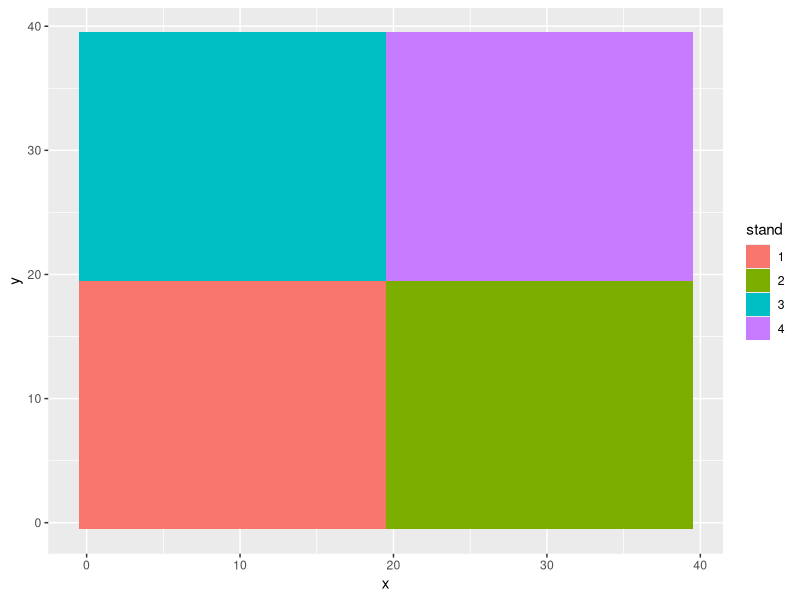
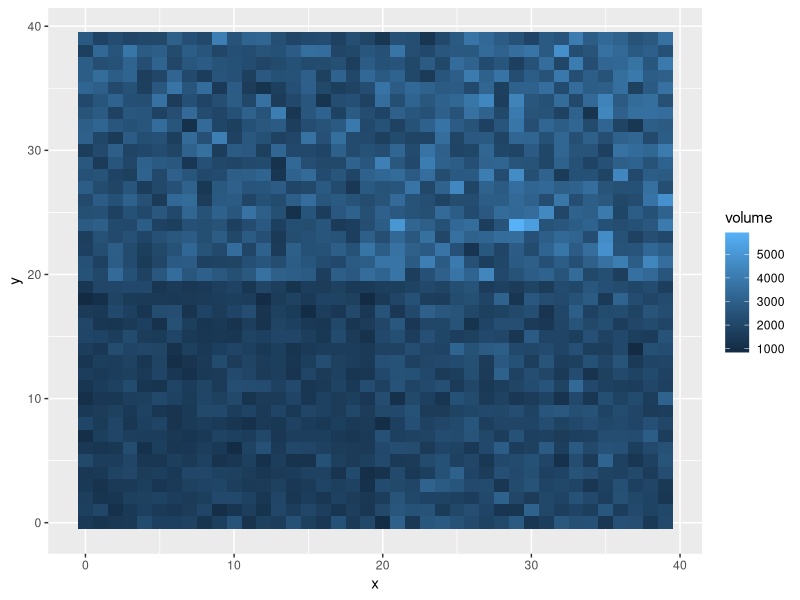
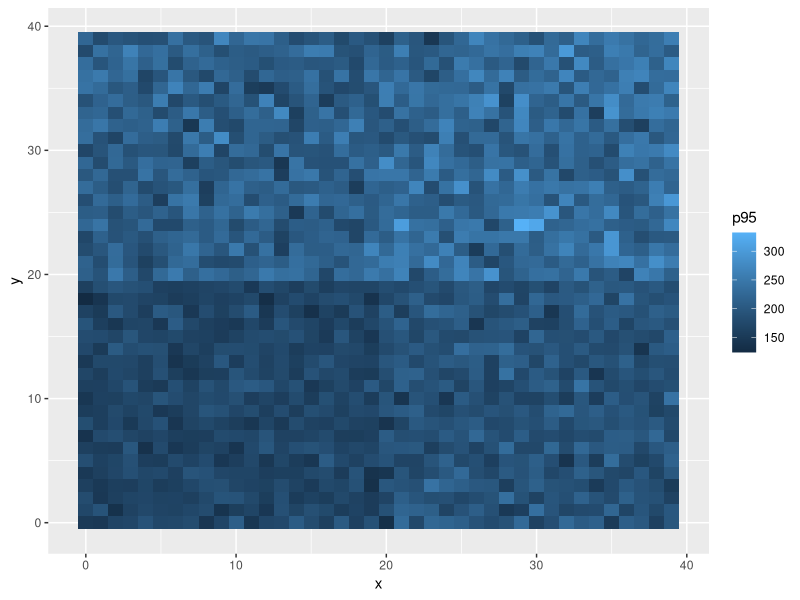
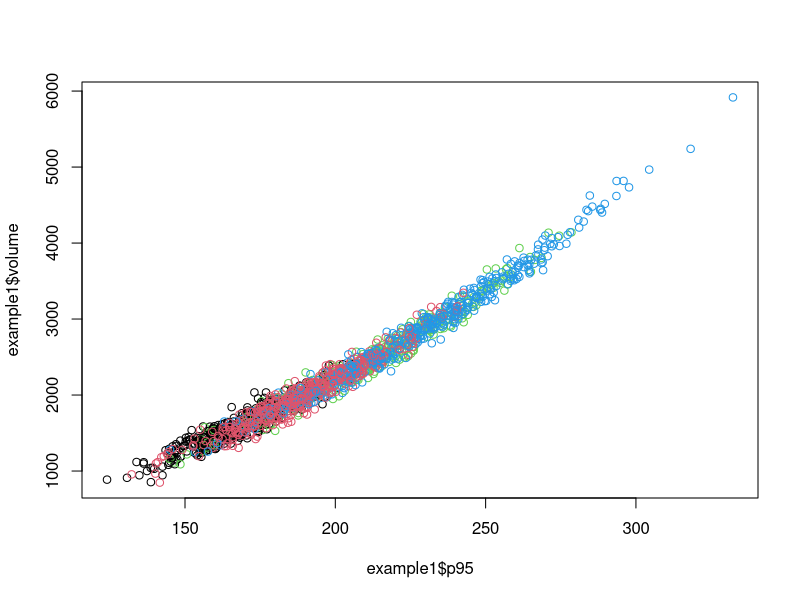
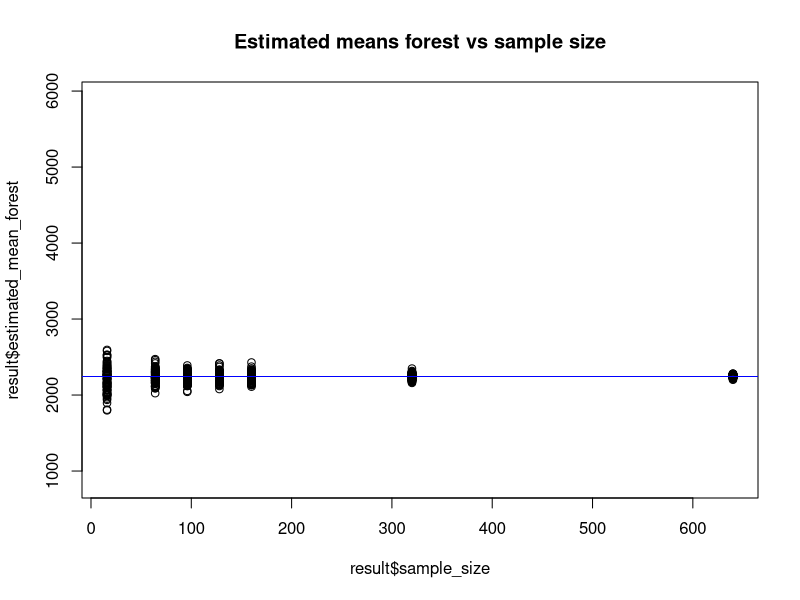
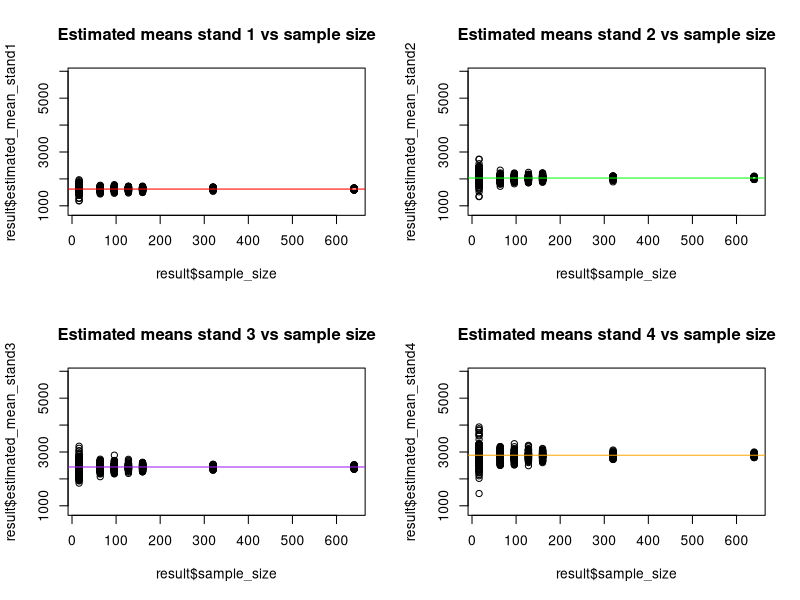
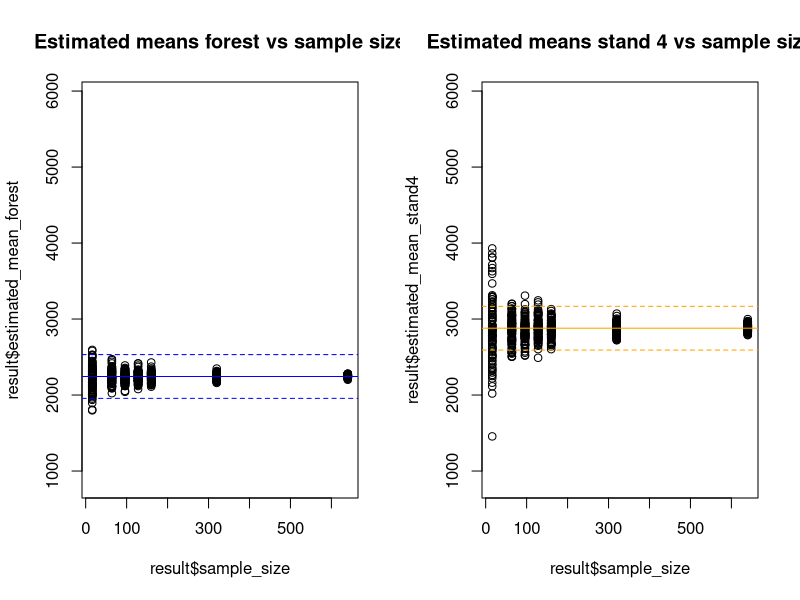
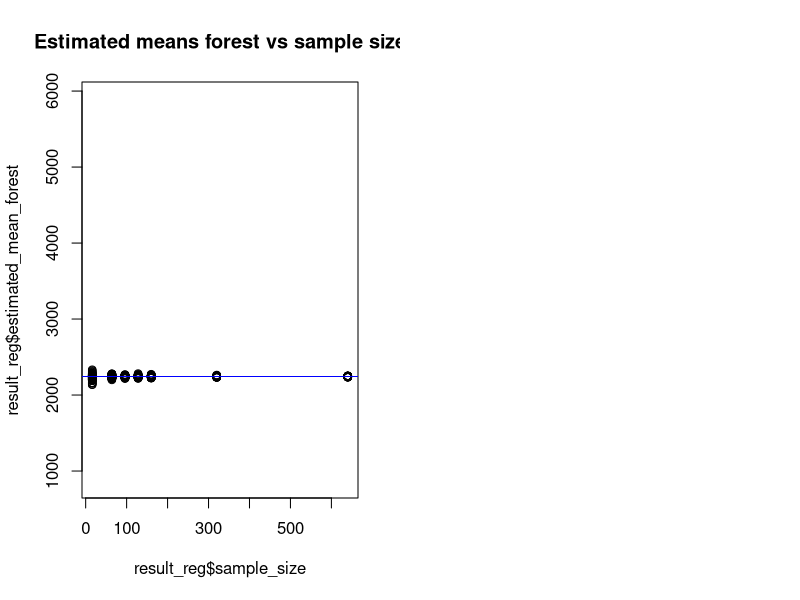

Write R code to recreate these figures, in order.
## ---- chunk 1
library(ggplot2)
example1 <- read.csv("example1.csv")

#PLACEHOLDER
# paste here

example1$stand <- factor(example1$stand)
ggplot(example1,aes(x=x,y=y,fill=stand)) + geom_tile()
ggplot(example1,aes(x=x,y=y,fill=volume)) + geom_tile()
ggplot(example1,aes(x=x,y=y,fill=p95)) + geom_tile()
plot(example1$p95,example1$volume,col=example1$stand)
## ---- chunk 2
true_mean_forest <- mean(example1$volume)
true_mean_stand1 <- mean(example1$volume[example1$stand==1])
true_mean_stand2 <- mean(example1$volume[example1$stand==2])
true_mean_stand3 <- mean(example1$volume[example1$stand==3])
true_mean_stand4 <- mean(example1$volume[example1$stand==4])
print("True mean")
true_mean_forest
print("True mean stand 1")
true_mean_stand1
print("True mean stand 2")
true_mean_stand2
print("True mean stand 3")
true_mean_stand3
print("True mean stand 4")
true_mean_stand4
range_volume <- range(example1$volume)

## ---- chunk 3
repeats <- 100
sample_sizes <- c(16, 64, 96, 128, 160, 320, 640 )
result <- data.frame(rep=c(),sample_size=c(),
                      estimated_mean_forest=c(),
                      estimated_mean_stand1 = c(),
                      estimated_mean_stand2 = c(),
                      estimated_mean_stand3 = c(),
                      estimated_mean_stand4=c())
cont <- 1
for(i in 1:repeats){
  for(j in sample_sizes){
    # get a sample of the indices of the data
    my_sample<- sample(dim(example1)[1],j,replace = FALSE)
    # subset the forest
    sampled_data <- example1[my_sample,]
    # store the rep and sample size
    result[cont,"rep"]<-i
    result[cont,"sample_size"]<-j
    # calculate the sample means for the forest and each stand
    result[cont,"estimated_mean_forest"]<-mean(sampled_data$volume)
    result[cont,"estimated_mean_stand1"]<-mean(sampled_data$volume[sampled_data$stand==1])
    result[cont,"estimated_mean_stand2"]<-mean(sampled_data$volume[sampled_data$stand==2])
    result[cont,"estimated_mean_stand3"]<-mean(sampled_data$volume[sampled_data$stand==3])
    result[cont,"estimated_mean_stand4"]<-mean(sampled_data$volume[sampled_data$stand==4])
    # pass to next iteration
    cont <- cont+1
  }
}
# Store the pre-calculated true values
result$true_mean_forest<-true_mean_forest
result$true_mean_stand1 <- true_mean_stand1
result$true_mean_stand2 <- true_mean_stand2 
result$true_mean_stand3 <- true_mean_stand3 
result$true_mean_stand4 <- true_mean_stand4

## ---- chunk 4

plot(result$sample_size,result$estimated_mean_forest,ylim=range_volume,
      main="Estimated means forest vs sample size")
abline(true_mean_forest,0,col="blue")
par(mfrow=c(2,2))
plot(result$sample_size,result$estimated_mean_stand1,ylim=range_volume,
      main="Estimated means stand 1 vs sample size")
abline(true_mean_stand1,0,col="red")
plot(result$sample_size,result$estimated_mean_stand2,ylim=range_volume,
      main="Estimated means stand 2 vs sample size")
abline(true_mean_stand2,0,col="green")
plot(result$sample_size,result$estimated_mean_stand3,ylim=range_volume,
      main="Estimated means stand 3 vs sample size")
abline(true_mean_stand3,0,col="purple")
plot(result$sample_size,result$estimated_mean_stand4,ylim=range_volume,
      main="Estimated means stand 4 vs sample size")
abline(true_mean_stand4,0,col="orange")

par(mfrow=c(1,2))
plot(result$sample_size,result$estimated_mean_forest,ylim=range_volume,
     main="Estimated means forest vs sample size")
abline(true_mean_forest,0,col="blue")
abline(true_mean_forest+0.1*true_mean_stand4,0,col="blue",lty=2)
abline(true_mean_forest-0.1*true_mean_stand4,0,col="blue",lty=2)
plot(result$sample_size,result$estimated_mean_stand4,ylim=range_volume,
      main="Estimated means stand 4 vs sample size")
abline(true_mean_stand4,0,col="orange")
abline(true_mean_stand4+0.1*true_mean_stand4,0,col="orange",lty=2)
abline(true_mean_stand4-0.1*true_mean_stand4,0,col="orange",lty=2)

## ---- chunk 5
repeats <- 100
sample_sizes <- c(16, 64, 96, 128, 160, 320, 640 )
result_reg <- data.frame(rep=c(),sample_size=c(),
                      estimated_mean_forest=c(),
                      estimated_mean_stand1 = c(),
                      estimated_mean_stand2 = c(),
                      estimated_mean_stand3 = c(),
                      estimated_mean_stand4=c())
cont <- 1
for(i in 1:repeats){
  for(j in sample_sizes){
    # get a sample of the indices of the data
    my_sample_reg<- sample(dim(example1)[1],j,replace = FALSE)
    # subset the forest and obtain the sample fit using OLS (lm function)
    sampled_data_reg <- example1[my_sample_reg,]
    model_forest <- lm(volume~p95,data = sampled_data_reg)
    # calculate the regression estimator
    media_reg_forest <- mean(predict(model_forest,example1)) + mean(model_forest$residuals)
    
    # now we will create subsamples for stands, obtain subsample fits for the stand and apply 
    # the regression estimator
    stand1 <- sampled_data_reg[sampled_data_reg$stand==1,]
    media_reg_stand1 <- try({
      model_stand1 <- lm(volume~p95, data=stand1)
      mean(predict(model_stand1,example1[example1$stand==1,]))+ mean(model_stand1$residuals)
    })
    if(inherits(media_reg_stand1,"try-error")){
      media_reg_stand1<-NA
    }
    # repeat for stand 2
    stand2 <- sampled_data_reg[sampled_data_reg$stand==2,]
    media_reg_stand2 <- try({
      model_stand2 <- lm(volume~p95, data=stand2)
      mean(predict(model_stand2,example1[example1$stand==2,])) + mean(model_stand2$residuals)
    })
    # bypass very low stand sample size
    if(inherits(media_reg_stand2,"try-error")){
      media_reg_stand2<-NA
    }
    # repeat for stand 3
    stand3 <- sampled_data_reg[sampled_data_reg$stand==3,]
    media_reg_stand3 <- try({
      model_stand3 <- lm(volume~p95, data=stand3)
      mean(predict(model_stand3,example1[example1$stand==3,])) + mean(model_stand3$residuals)
    })
    # bypass very low stand sample size
    if(inherits(media_reg_stand3,"try-error")){
      media_reg_stand3<-NA
    }
    
    # repeat for stand 4
    stand4 <- sampled_data_reg[sampled_data_reg$stand==4,]
    media_reg_stand4 <- try({
      model_stand4 <- lm(volume~p95, data=stand4)
      mean(predict(model_stand4,example1[example1$stand==4,])) + mean(model_stand4$residuals)
    })
    # bypass very low stand sample size
    if(inherits(media_reg_stand4,"try-error")){
      media_reg_stand4<-NA
    }
    
    
    
    stand2 <- sampled_data_reg[sampled_data_reg$stand==2,]
    stand3 <- sampled_data_reg[sampled_data_reg$stand==3,]
    stand4 <- sampled_data_reg[sampled_data_reg$stand==4,]
    # store the rep and sample size
    result_reg[cont,"rep"]<-i
    result_reg[cont,"sample_size"]<-j
    # calculate the sample means for the forest and each stand
    result_reg[cont,"estimated_mean_forest"]<-media_reg_forest
    result_reg[cont,"estimated_mean_stand1"]<-media_reg_stand1
    result_reg[cont,"estimated_mean_stand2"]<-media_reg_stand2
    result_reg[cont,"estimated_mean_stand3"]<-media_reg_stand3
    result_reg[cont,"estimated_mean_stand4"]<-media_reg_stand4
    # pass to next iteration
    cont <- cont+1
  }
}
# Store the pre-calculated true values
result_reg$true_mean_forest<-true_mean_forest
result_reg$true_mean_stand1 <- true_mean_stand1
result_reg$true_mean_stand2 <- true_mean_stand2 
result_reg$true_mean_stand3 <- true_mean_stand3 
result_reg$true_mean_stand4 <- true_mean_stand4
## ---- chunk 6
plot(result_reg$sample_size,result_reg$estimated_mean_forest,ylim=range_volume,
      main="Estimated means forest vs sample size")
abline(true_mean_forest,0,col="blue")
par(mfrow=c(2,2))
plot(result_reg$sample_size,result_reg$estimated_mean_stand1,ylim=range_volume,
      main="Estimated means stand 1 vs sample size")
abline(true_mean_stand1,0,col="red")
plot(result_reg$sample_size,result_reg$estimated_mean_stand2,ylim=range_volume,
      main="Estimated means stand 2 vs sample size")
abline(true_mean_stand2,0,col="green")
plot(result_reg$sample_size,result_reg$estimated_mean_stand3,ylim=range_volume,
      main="Estimated means stand 3 vs sample size")
abline(true_mean_stand3,0,col="purple")
plot(result_reg$sample_size,result_reg$estimated_mean_stand4,ylim=range_volume,
      main="Estimated means stand 4 vs sample size")
abline(true_mean_stand4,0,col="orange")

par(mfrow=c(1,2))
plot(result_reg$sample_size,result_reg$estimated_mean_forest,ylim=range_volume,
     main="Estimated means forest vs sample size")
abline(true_mean_forest,0,col="blue")
abline(true_mean_forest+0.1*true_mean_stand4,0,col="blue",lty=2)
abline(true_mean_forest-0.1*true_mean_stand4,0,col="blue",lty=2)
plot(result_reg$sample_size,result_reg$estimated_mean_stand4,ylim=range_volume,
      main="Estimated means stand 4 vs sample size")
abline(true_mean_stand4,0,col="orange")
abline(true_mean_stand4+0.1*true_mean_stand4,0,col="orange",lty=2)
abline(true_mean_stand4-0.1*true_mean_stand4,0,col="orange",lty=2)
## ---- chunk 7
par(mfrow=c(2,2))
plot(result_reg$sample_size,result_reg$estimated_mean_forest,ylim=range_volume,
     main="Regression estimator")
abline(true_mean_forest,0,col="blue")
abline(true_mean_forest+0.1*true_mean_forest,0,col="blue",lty=2)
abline(true_mean_forest-0.1*true_mean_forest,0,col="blue",lty=2)
plot(result$sample_size,result$estimated_mean_forest,ylim=range_volume,
     main="Sample mean")
abline(true_mean_forest+0.1*true_mean_forest,0,col="blue",lty=2)
abline(true_mean_forest-0.1*true_mean_forest,0,col="blue",lty=2)


plot(result_reg$sample_size,result_reg$estimated_mean_stand4,ylim=range_volume,
      main="Regression estimator")
abline(true_mean_stand4,0,col="orange")
abline(true_mean_stand4+0.1*true_mean_stand4,0,col="orange",lty=2)
abline(true_mean_stand4-0.1*true_mean_stand4,0,col="orange",lty=2)
plot(result_reg$sample_size,result_reg$estimated_mean_stand4,ylim=range_volume,
      main="Sample mean")
abline(true_mean_stand4,0,col="orange")
abline(true_mean_stand4+0.1*true_mean_stand4,0,col="orange",lty=2)
abline(true_mean_stand4-0.1*true_mean_stand4,0,col="orange",lty=2)
## ---- chunk 8
id <- 1:1600
x <- rep(0:39,each=40)
y <- rep(0:39,times=40)
stand <- (1+x%/%20) +2*(y%/%20)
p95 <- rnorm(1600,50,10+5*stand)
volume <- rnorm(1600,p95+0.05*p95^2+100*stand+50,60)
example1 <- data.frame(id=id,x=x,y=y,stand=stand,volume=volume, p95=p95)
## ---- chunk 9
example2 <- read.csv("example2.csv")
## ---- chunk 10
mean_vol_dist <- mean(25+6*example2$p95)
mean_vol_dist
plot(mean_vol_dist+c(-100:100)/10,
     dnorm(mean_vol_dist+c(-100:100)/10,
           mean=mean_vol_dist,
           130/sqrt(1600)),
     type="l",ylab="Probability density",xlab="Mean Volume")

## ---- chunk 11
par(mfrow=c(1,2))
plot(x=mean_vol_dist+c(-10000:10000)/10,xlim=c(0,600),
     y=dnorm(mean_vol_dist+c(-10000:10000)/10,
     mean=mean_vol_dist, 130),col="red",
     type="l",ylab="Probability density",xlab="Mean Volume",
     main="Single unit")
plot(x=mean_vol_dist+c(-10000:10000)/10,xlim=c(0,600),
     y=dnorm(mean_vol_dist+c(-10000:10000)/10,
     mean=mean_vol_dist, 130/sqrt(1600)),col="blue",
     type="l",ylab="Probability density",xlab="Mean Volume",
     main="Mean of all units")

## ---- chunk 12
example3 <- read.csv("example3.csv")
example3$stand <- factor(example3$stand)
ggplot(example3,aes(x=x,y=y,fill=stand)) + geom_tile()
plot(example3$p95,example3$volume,pch=20)
## ---- chunk 13
sampled <- example3[!is.na(example3$volume),]
unsampled <- example3[!is.na(example3$volume),]
## ---- chunk 14
model <- lm(volume~p95,data=sampled)
summary(model)
sigma_e <- summary(model)$sigma
sigma_e
plot(model)
## ---- chunk 15
# The prediction for the mean in the forest is obtained using the coefficients of the model fitted with the sample
predicted<-mean(predict(model,example3))
predicted
## ---- chunk 16
repeats <- 1000
differences <- data.frame(rep=c(),
                      true_mean_forest=c(),
                      true_mean_stand1 = c(),
                      true_mean_stand2 = c(),
                      true_mean_stand3 = c(),
                      pred_mean_forest=c(),
                      pred_mean_stand1 = c(),
                      pred_mean_stand2 = c(),
                      pred_mean_stand3 = c(),
                      mean_stand4=c(),
                      diff_mean_forest=c(),
                      diff_mean_stand1 = c(),
                      diff_mean_stand2 = c(),
                      diff_mean_stand3 = c(),
                      diff_mean_stand4=c())

for(i in 1:repeats){
  # create a copy of sampled and unsampled
  sampled_i <- sampled
  unsampled_i <- unsampled
  
  # generate values of volume according to the model
  sampled_i$volume <- predict(model,sampled_i) + 
    rnorm(dim(sampled_i)[1],0,sigma_e)
  unsampled_i$volume <- predict(model,unsampled_i) + 
    rnorm(dim(unsampled_i)[1],0,sigma_e)
  
  # merge the data in a single data frame for convenience
  population_i <- rbind(sampled_i,unsampled_i)
  # repeat the process of fitting the model parameters and calculating 
  # the mean for the population using the model coefficients
  model_i <- lm(volume~p95,sampled_i)
  population_i$prediction <- predict(model_i,population_i)
  predicted_i <- mean(population_i$prediction)
  
  
  mean_forest_i <- mean(population_i$volume)
  mean_stand1_i <- mean(population_i[population_i$stand==1,"volume"])
  mean_stand2_i <- mean(population_i[population_i$stand==2,"volume"])
  mean_stand3_i <- mean(population_i[population_i$stand==3,"volume"])
  mean_stand4_i<- mean(population_i[population_i$stand==4,"volume"])
  
  pred_mean_forest_i <- mean(population_i$prediction)
  pred_mean_stand1_i <- mean(population_i[population_i$stand==1,"prediction"])
  pred_mean_stand2_i <- mean(population_i[population_i$stand==2,"prediction"])
  pred_mean_stand3_i <- mean(population_i[population_i$stand==3,"prediction"])
  pred_mean_stand4_i <- mean(population_i[population_i$stand==4,"prediction"])
  
  # store the rep and sample size
  result_reg[cont,"rep"]<-i
  #Store the values of the true mean for the forest and the stands in each iteration
  result_reg[i,"true_mean_forest"]<-mean_forest_i
  result_reg[i,"true_mean_stand1"]<-mean_stand1_i
  result_reg[i,"true_mean_stand2"]<-mean_stand2_i
  result_reg[i,"true_mean_stand3"]<-mean_stand3_i
  result_reg[i,"true_mean_stand4"]<-mean_stand4_i
  
  # Store the predicted values for the mean for the forest (not the estimated mean)
  result_reg[i,"pred_mean_forest"]<-pred_mean_forest_i
  result_reg[i,"pred_mean_stand1"]<-pred_mean_stand1_i
  result_reg[i,"pred_mean_stand2"]<-pred_mean_stand2_i
  result_reg[i,"pred_mean_stand3"]<-pred_mean_stand3_i
  result_reg[i,"pred_mean_stand4"]<-pred_mean_stand4_i
  # calculate the sample means for the forest and each stand
  result_reg[i,"diff_mean_forest"]<-mean_forest_i-pred_mean_forest_i
  result_reg[i,"diff_mean_stand1"]<-mean_stand1_i-pred_mean_stand1_i
  result_reg[i,"diff_mean_stand2"]<-mean_stand2_i-pred_mean_stand2_i
  result_reg[i,"diff_mean_stand3"]<-mean_stand3_i-pred_mean_stand3_i
  result_reg[i,"diff_mean_stand4"]<-mean_stand4_i-pred_mean_stand4_i

}
## ---- chunk 17
hist(result_reg$diff_mean_forest)
hist(result_reg$diff_mean_stand1)
hist(result_reg$diff_mean_stand2)
hist(result_reg$diff_mean_stand3)
hist(result_reg$diff_mean_stand4)
## ---- chunk 18
hist(result_reg$pred_mean_forest)
hist(result_reg$pred_mean_forest)
hist(result_reg$pred_mean_forest)
hist(result_reg$pred_mean_forest)
hist(result_reg$pred_mean_forest)
## ---- chunk 19
set.seed(1234)
id <- 1:1600
x <- rep(0:39,each=40)
y <- rep(0:39,times=40)


stand <- (1+x%/%10) +4*(y%/%10)
stand_effect <- rnorm(16,0,150)
stand_effect
p95 <- rnorm(1600,180,20)
volume <- rnorm(1600,5+15*p95+stand_effect[stand],50)

example3 <- data.frame(id=id,x=x,y=y,stand=stand,volume=volume, p95=p95)
example3$stand <- factor(example3$stand)
stands_1_to_4 <- example3[example3$stand%in%1:4,]
plot(stands_1_to_4$p95,stands_1_to_4$volume,col=stands_1_to_4$stand,pch=20)




## ---- chunk 20
model_fixed_effects <- lm(volume~p95 + factor(stand)-1,data=sampled)
summary(model_fixed_effects)
